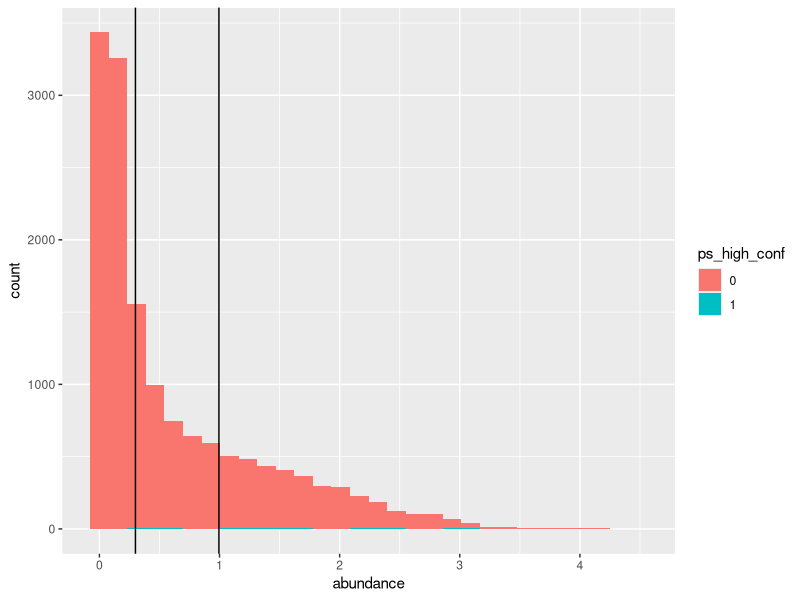
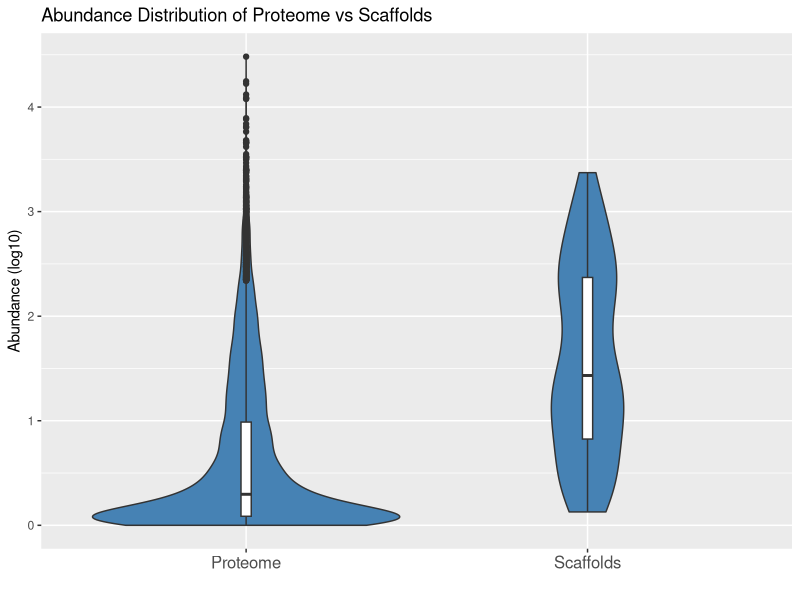

Write the R code that produced these figures, in order.
library(tidyverse)

master <- read.delim(file = "data/merged_tables/human/actual_master.tsv", sep = "\t")

master$abundance <- log10(master$abundance+1)

master <- master %>%
  filter(!is.na(abundance))

NA_to_0 <- function(optional) {
  if (is.na(optional)) {
    return (0)
  } else {
    return (1)
  }
}
master$ps_high_conf <- unlist(lapply(master$ps_high_conf, NA_to_0))

master$ps_high_conf <- factor(master$ps_high_conf, levels = c('0', '1'))
levels(master$ps_high_conf)


ggplot(master) +
  geom_histogram(mapping = aes(x = abundance, fill = ps_high_conf), bin = 30) +
  geom_vline(mapping = aes(xintercept = median(abundance))) +
  geom_vline(mapping = aes(xintercept = quantile(master$abundance)[[4]]))

### violin plot

master <- master %>%
  group_by(ps_high_conf)


ggplot(master, mapping = aes( x = ps_high_conf, y = abundance) ) +
  geom_violin(fill = 'steelblue')+
  geom_boxplot(width = 0.03)+
  labs(title = "Abundance Distribution of Proteome vs Scaffolds") +
  ylab("Abundance (log10)")+
  xlab('') +
  scale_x_discrete(labels = c('Proteome', 'Scaffolds'))+
  theme(axis.text.x = element_text(face = "plain", size = 12))


#### 2 Sample T Test

non_scaf <- master %>%
  filter(ps_high_conf == 0)

scaf <- master %>%
  filter(ps_high_conf == 1)

t_test <- t.test(non_scaf$abundance, scaf$abundance)
t_test$p.value

#is a t-test ok? - no, the log10 abundance is not normal

wilcox <- wilcox.test(non_scaf$abundance, scaf$abundance)
wilcox$p.value